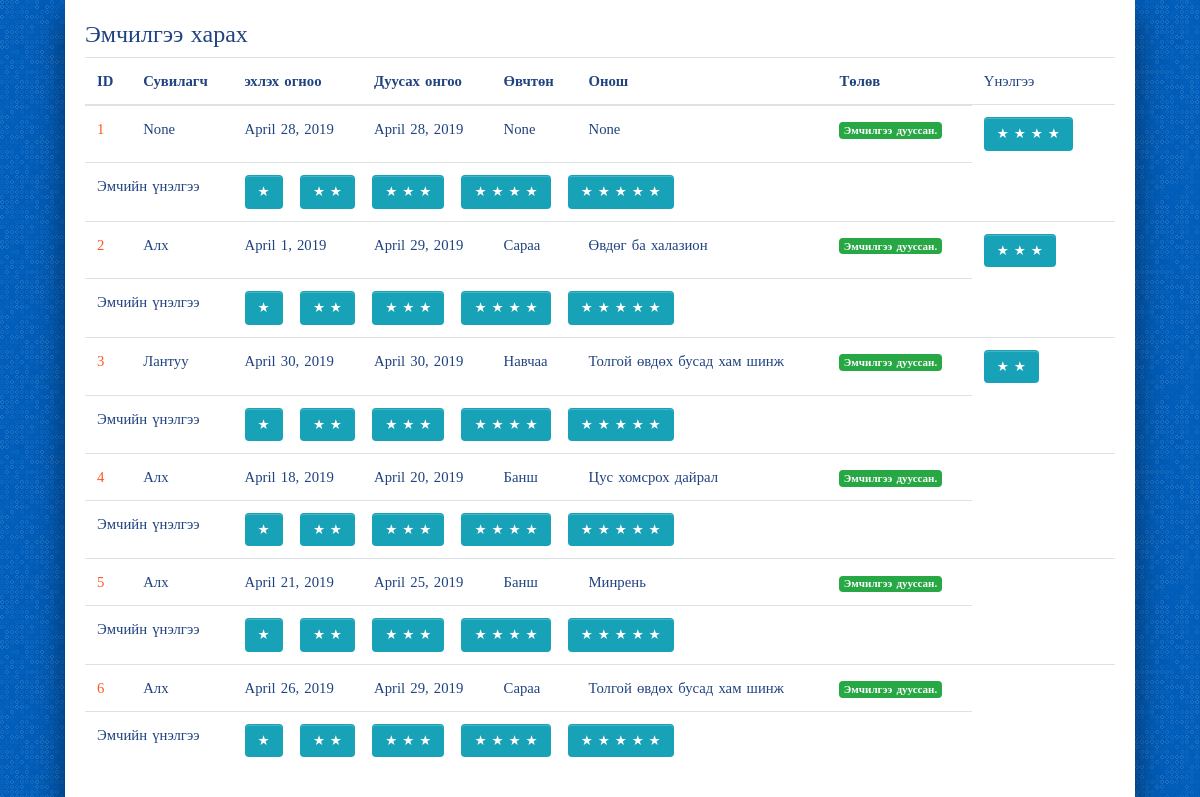
The app's page /drug/all_emchilgee_list/ with its own data.
### drug/models.py (models this page shows, shortened)
class Emchilgee(models.Model):
    start_date = models.DateField(default=timezone.now)
    end_date = models.DateField(default=timezone.now)
    worker = models.ForeignKey(Worker, on_delete=models.SET_NULL, null=True, blank=True)
    costumer = models.ForeignKey(Costumer, on_delete=models.SET_NULL, null=True, blank=True)
    onosh = models.ForeignKey(Onosh, on_delete=models.SET_NULL, null=True, blank=True)
    created_date = models.DateField(default=timezone.now)
    def is_started(self):
        return self.start_date <= date.today()
    def is_done(self):
        return self.end_date < date.today()

class Doctor_review(models.Model):
    emchilgee = models.IntegerField(default=0)
    doctor = models.ForeignKey(Worker, on_delete=models.SET_NULL, null=True, blank=True)
    review = models.IntegerField(default=1)

class Onosh(models.Model):
    category = models.CharField(max_length=200, null=True, blank=True)
    disc = models.CharField(max_length=400, null=True, blank=True)
    code = models.CharField(max_length=20, null=True, blank=True)
    def __str__(self):
        return self.disc

### account/models.py (models this page shows, shortened)
class Worker(models.Model):
    user            = models.OneToOneField(User, on_delete=models.CASCADE, primary_key=True, related_name='worker')
    firstname       = models.CharField(max_length=200)
    lastname        = models.CharField(max_length=200)
    register        = models.CharField(max_length=200)
    gender          = models.ForeignKey(Gender,on_delete=models.SET_NULL, null=True, blank=True)
    age             = models.IntegerField(null=True, blank=True)
    degree          = models.ForeignKey(Degree, on_delete=models.SET_NULL, null=True, blank=True)
    position        = models.ForeignKey(Position, on_delete=models.SET_NULL, null=True, blank=True)
    def __str__(self):
        return self.firstname

class Costumer(models.Model):
    user            = models.OneToOneField(User, on_delete=models.CASCADE, primary_key=True, related_name='costumer')
    firstname       = models.CharField(max_length=200)
    lastname        = models.CharField(max_length=200)
    register        = models.CharField(max_length=200)
    gender          = models.ForeignKey(Gender,on_delete=models.SET_NULL, null=True, blank=True)
    age             = models.IntegerField(null=True, blank=True)
    description     = models.CharField(max_length=200)
    def __str__(self):
        return self.firstname

### drug/views.py (the view)
def all_emchilgee_list(request, template_name='drug/all_emchilgee_list.html'):
    data = {}
    temp = []
    today = date.today()
    doctor_review = Doctor_review.objects.all()
    emchilgee = Emchilgee.objects.all()
    for item in emchilgee:
        if item.end_date < today:
            temp.append(item)
    emchilgee = temp
    data['doctor_review'] = doctor_review
    data['emchilgee'] = emchilgee
    return render(request, template_name, data)

### drug/templates/drug/all_emchilgee_list.html
{% extends 'base.html' %}
{% load staticfiles %}
{% load bootstrap3 %}
{% block content %}
<h4>Эмчилгээ харах</h4>
<table class="table">
<thead>
    <tr>
      <th> ID </th>
      <th> Сувилагч </th>
      <th> эхлэх огноо</th>
      <th> Дуусах онгоо </th>
      <th> Өвчтөн </th>
      <th> Онош </th>
      <th> Төлөв </th>
      <td> Үнэлгээ</td>
    </tr>
</thead>
  <tbody>
      {% for drug in emchilgee %}
        <tr>
          <td> <a href='#'> {{ drug.id }} </a></td>
          <td>{{ drug.worker }}</td>
          <td>{{ drug.start_date }}</td>
          <td>{{ drug.end_date }}</td>
          <td>{{ drug.costumer }}</td>
          <td>{{ drug.onosh }}</td>
          <td>
            {% if drug.is_started %}
              {% if drug.is_done %}
                <span class="badge badge-success">Эмчилгээ дууссан.</span>
              {% else %}
                <span class="badge badge-warning">Эмчилгээ хийгдэж байгаа.</span>
              {% endif %}
            {% else %}
              <span class="badge badge-danger">Эмчилгээ эхлээгүй.</span>
            {% endif %}
          </td>
          <td>
            {% for items in doctor_review %}
              {% if drug.id == items.emchilgee %}
                <span>
                  {% if items.review == 1 %}
                    <div class="form-check form-check-inline">
                      <a href="#" class="btn btn-info btn-lg">★</a>
                    </div>
                  {% elif items.review == 2%}
                    <div class="form-check form-check-inline">
                      <a href="#" class="btn btn-info btn-lg">★ ★</a>
                    </div>
                  {% elif items.review == 3%}
                    <div class="form-check form-check-inline">
                      <a href="#" class="btn btn-info btn-lg">★ ★ ★</a>
                    </div>
                  {% elif items.review == 4%}
                    <div class="form-check form-check-inline">
                      <a href="#" class="btn btn-info btn-lg">★ ★ ★ ★</a>
                    </div>
                  {% elif items.review == 5 %}
                    <div class="form-check form-check-inline">
                      <a href="#" class="btn btn-info btn-lg">★ ★ ★ ★ ★</a>
                    </div>
                  {% endif %}
                </span>
              {% endif %}
            {% endfor %}
          </td>
        </tr>
        <tr>
          <td colspan="2"> Эмчийн үнэлгээ </td>
          <td colspan="5">
            <div class="form-check form-check-inline">
              <a href="{% url 'drug:make_review_1' drug.id %}" class="btn btn-info btn-lg">★</a>
            </div>
            <div class="form-check form-check-inline">
              <a href="{% url 'drug:make_review_2' drug.id %}" class="btn btn-info btn-lg">★ ★</a>
            </div>
            <div class="form-check form-check-inline">
              <a href="{% url 'drug:make_review_3' drug.id %}" class="btn btn-info btn-lg">★ ★ ★</a>
            </div>
            <div class="form-check form-check-inline">
              <a href="{% url 'drug:make_review_4' drug.id %}" class="btn btn-info btn-lg">★ ★ ★ ★</a>
            </div>
            <div class="form-check form-check-inline">
              <a href="{% url 'drug:make_review_5' drug.id %}" class="btn btn-info btn-lg">★ ★ ★ ★ ★</a>
            </div>
          </td>
        </tr>
      {% endfor %}
  </tbody>
</table>
{% endblock %}

### static/css/style.css (style rules this page uses)
body { background-color: #e9e9e9; }

### static/css/basic.css (style rules this page uses)
body { font-family: "Fira Sans Condensed"; font-weight: 400; font-size: 0.92em; color: #1f4280; background-color: #005dba; line-height: 1.5em; word-spacing: 0.1em; margin: 0; }
a { color: #ff5722; text-decoration: none; }
.btn { font-family: "Fira Sans Condensed"; font-size: 0.92em; }
.btn { display: inline-block; font-weight: normal; text-align: center; vertical-align: middle; touch-action: manipulation; cursor: pointer; background-image: none; border: 1px solid transparent; white-space: nowrap; padding: 6px 12px; line-height: 1.42857143; -webkit-border-radius: 4px; border-radius: 4px; -webkit-user-select: none; -moz-user-select: none; -ms-user-select: none; user-select: none; color: #fff; box-shadow: inset 0 1px 0 rgba(255,255,255,0.2); text-decoration: none; transition: background-color .2s ease-in-out, border-color .2s ease-in-out; }

### records on screen
Emchilgee: id "1", worker "None", start_date "April 28, 2019", end_date "April 28, 2019", costumer "None", onosh "None", shows "Эмчилгээ дууссан."
Emchilgee: id "2", worker "Алх", start_date "April 1, 2019", end_date "April 29, 2019", costumer "Сараа", onosh "Өвдөг ба халазион", shows "Эмчилгээ дууссан."
Emchilgee: id "3", worker "Лантуу", start_date "April 30, 2019", end_date "April 30, 2019", costumer "Навчаа", onosh "Толгой өвдөх бусад хам шинж", shows "Эмчилгээ дууссан."
Emchilgee: id "4", worker "Алх", start_date "April 18, 2019", end_date "April 20, 2019", costumer "Банш", onosh "Цус хомсрох дайрал", shows "Эмчилгээ дууссан."
Emchilgee: id "5", worker "Алх", start_date "April 21, 2019", end_date "April 25, 2019", costumer "Банш", onosh "Минрень", shows "Эмчилгээ дууссан."
Emchilgee: id "6", worker "Алх", start_date "April 26, 2019", end_date "April 29, 2019", costumer "Сараа", onosh "Толгой өвдөх бусад хам шинж", shows "Эмчилгээ дууссан."
